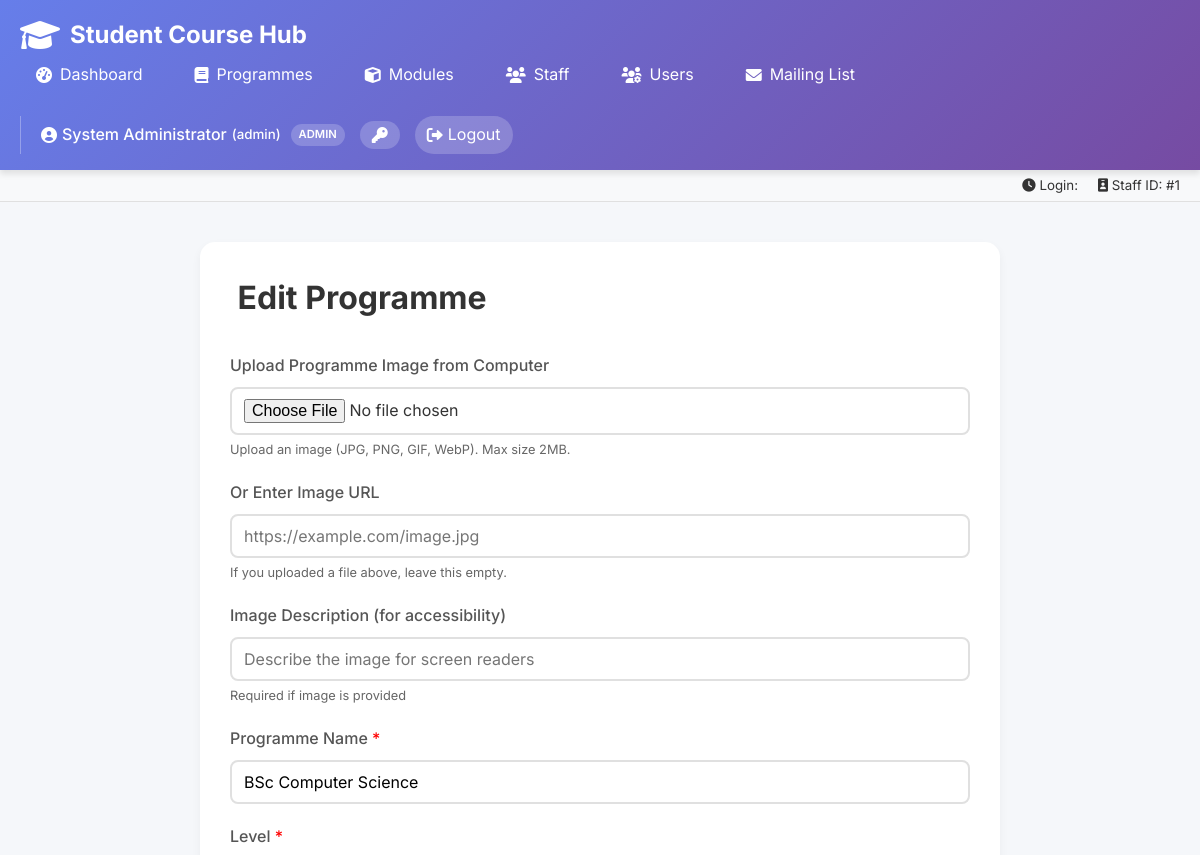
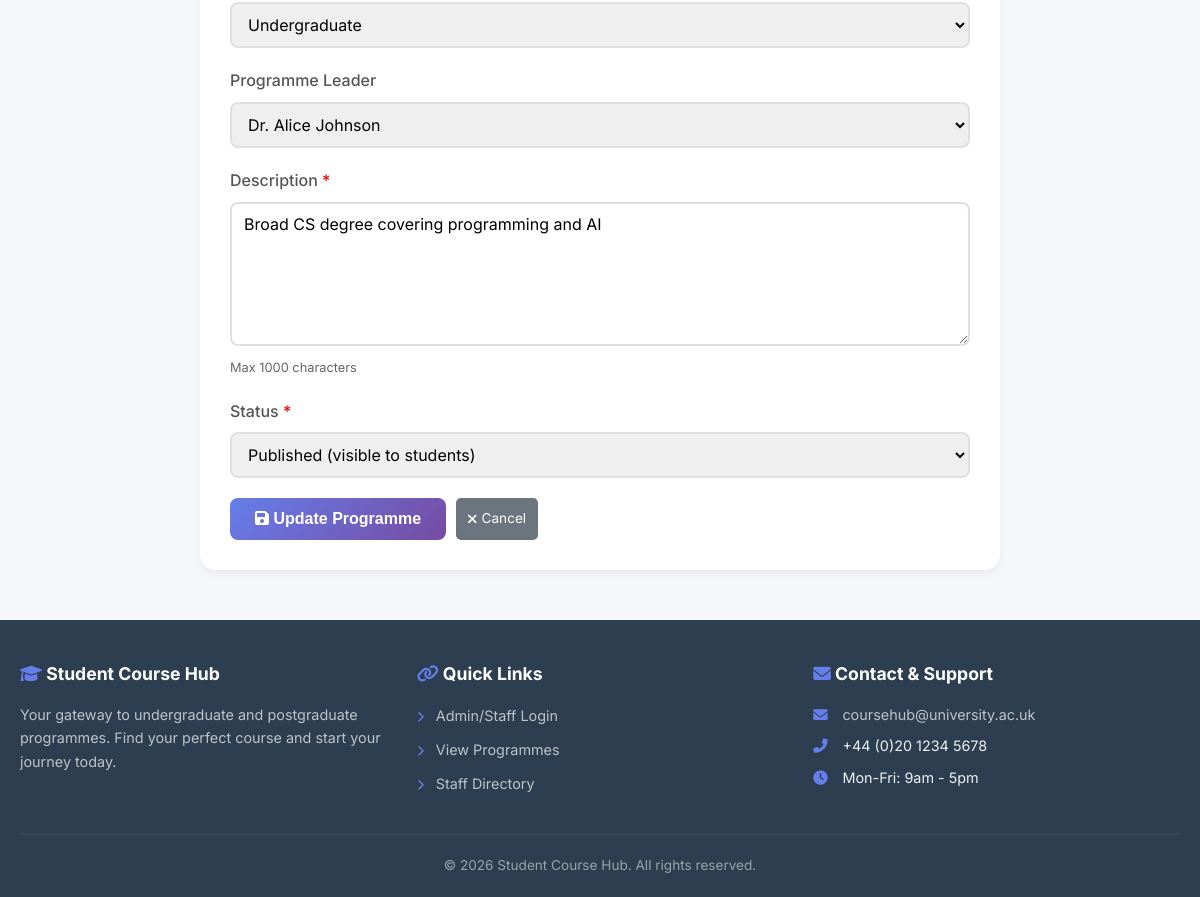
/admin/edit-programme.php?id=1 (signed in), run on the app's committed database (2 pictures, top to bottom).
### tables this page shows
CREATE TABLE Programmes (
    ProgrammeID INT PRIMARY KEY AUTO_INCREMENT,
    ProgrammeName VARCHAR(150) NOT NULL,
    LevelID INT,
    ProgrammeLeaderID INT,
    Description TEXT,
    Image VARCHAR(255),
    ImageAlt TEXT,
    Status ENUM('published','draft') DEFAULT 'draft',
    CreatedAt TIMESTAMP DEFAULT CURRENT_TIMESTAMP,
    UpdatedAt TIMESTAMP DEFAULT CURRENT_TIMESTAMP ON UPDATE CURRENT_TIMESTAMP,
    FOREIGN KEY (LevelID) REFERENCES Levels(LevelID),
    FOREIGN KEY (ProgrammeLeaderID) REFERENCES Staff(StaffID)
);

CREATE TABLE Levels (
    LevelID INT PRIMARY KEY,
    LevelName VARCHAR(50) NOT NULL
);

CREATE TABLE Staff (
    StaffID INT PRIMARY KEY,
    Name VARCHAR(100) NOT NULL,
    Title VARCHAR(100),
    Bio TEXT,
    Department VARCHAR(100),
    Photo VARCHAR(255),
    Email VARCHAR(100)
);

### admin/edit-programme.php (the view, shortened to what this page needs)
<?php
require_once '../includes/config.php';
$id = isset($_GET['id']) ? (int)$_GET['id'] : 0;
if ($id == 0) {
    $programme = [
        'ProgrammeID' => 0,
        'ProgrammeName' => '',
        'LevelID' => '',
        'ProgrammeLeaderID' => '',
        'Description' => '',
        'Image' => '',
        'ImageAlt' => '',
        'Status' => 'draft'
    ];
} else {
    $stmt = mysqli_prepare($conn, "SELECT * FROM Programmes WHERE ProgrammeID = ?");
    mysqli_stmt_bind_param($stmt, "i", $id);
    mysqli_stmt_execute($stmt);
    $result = mysqli_stmt_get_result($stmt);
    $programme = mysqli_fetch_assoc($result);
}
include '../includes/header.php';
$levels = mysqli_query($conn, "SELECT * FROM Levels ORDER BY LevelName");
$staff = mysqli_query($conn, "SELECT * FROM Staff ORDER BY Name");
?>
<div class="form-container" style="max-width: 800px; margin: 0 auto; background: white; padding: 30px; border-radius: 15px; box-shadow: 0 4px 10px rgba(0,0,0,0.05);">
    <h1 style="margin-bottom: 30px;">
        <?php echo $id == 0 ? 'Add New' : 'Edit'; ?> Programme
    </h1>
    <form method="POST" action="<?php echo BASE_PATH; ?>admin/process-programme.php" enctype="multipart/form-data">
        <div class="form-group">
            <label for="programme_image">Upload Programme Image from Computer</label>
            <input type="file" id="programme_image" name="programme_image" accept="image/jpeg,image/png,image/gif,image/webp">
            <small>Upload an image (JPG, PNG, GIF, WebP). Max size 2MB.</small>
        </div>
        <div class="form-group">
            <label for="image">Or Enter Image URL</label>
            <input type="url" id="image" name="image"
                   value="<?php echo htmlspecialchars($programme['Image'] ?? ''); ?>"
                   placeholder="https://example.com/image.jpg" maxlength="255">
            <small>If you uploaded a file above, leave this empty.</small>
        </div>
        <div class="form-group">
            <label for="imageAlt">Image Description (for accessibility)</label>
            <input type="text" id="imageAlt" name="imageAlt"
                   value="<?php echo htmlspecialchars($programme['ImageAlt'] ?? ''); ?>"
                   placeholder="Describe the image for screen readers" maxlength="255">
            <small>Required if image is provided</small>
        </div>
        <div class="form-group">
            <label for="programmeName">Programme Name <span style="color: red;">*</span></label>
            <input type="text" id="programmeName" name="programmeName" required
                   value="<?php echo htmlspecialchars($programme['ProgrammeName']); ?>"
                   placeholder="e.g., BSc Computer Science" maxlength="150">
        </div>
        <div class="form-group">
            <label for="levelId">Level <span style="color: red;">*</span></label>
            <select id="levelId" name="levelId" required>
                <?php while ($level = mysqli_fetch_assoc($levels)): ?>
                    <option value="<?php echo $level['LevelID']; ?>"
                        <?php echo $level['LevelID'] == $programme['LevelID'] ? 'selected' : ''; ?>>
                        <?php echo htmlspecialchars($level['LevelName']); ?>
                    </option>
                <?php endwhile; ?>
            </select>
        </div>
        <div class="form-group">
            <label for="programmeLeader">Programme Leader</label>
            <select id="programmeLeader" name="programmeLeader">
                <?php
                mysqli_data_seek($staff, 0);
                while ($s = mysqli_fetch_assoc($staff)):
                ?>
                    <option value="<?php echo $s['StaffID']; ?>"
                        <?php echo $s['StaffID'] == $programme['ProgrammeLeaderID'] ? 'selected' : ''; ?>>
                        <?php echo htmlspecialchars($s['Name']); ?>
                    </option>
                <?php endwhile; ?>
            </select>
        </div>
        <div class="form-group">
            <label for="description">Description <span style="color: red;">*</span></label>
            <textarea id="description" name="description" required rows="6" maxlength="1000"
                      placeholder="Enter programme description"><?php echo htmlspecialchars($programme['Description']); ?></textarea>
            <small>Max 1000 characters</small>
        </div>
        <div class="form-group">
            <label for="status">Status <span style="color: red;">*</span></label>
            <select id="status" name="status" required>
                <option value="published" <?php echo $programme['Status'] == 'published' ? 'selected' : ''; ?>>Published (visible to students)</option>
            </select>
        </div>
        <div style="display: flex; gap: 10px; margin-top: 20px;">
            <button type="submit" class="submit-btn">
                <i class="fas fa-save"></i> <?php echo $id == 0 ? 'Save' : 'Update'; ?> Programme
            </button>
            <a href="<?php echo BASE_PATH; ?>admin/programmes.php" class="view-btn" style="background: #6c757d;">
                <i class="fas fa-times"></i> Cancel
            </a>
        </div>
    </form>
</div>
<?php include '../includes/footer.php'; ?>

### css/admin_style.css (style rules this page uses)
* { margin: 0; padding: 0; box-sizing: border-box; }
body { font-family: 'Inter', sans-serif; background: #f5f7fa; color: #333; line-height: 1.6; }
.submit-btn { background: linear-gradient(135deg, #667eea 0%, #764ba2 100%); color: white; border: none; padding: 12px 25px; border-radius: 8px; font-size: 1rem; font-weight: 600; cursor: pointer; transition: all 0.3s; }
.edit-btn, .delete-btn, .view-btn { padding: 6px 12px; border: none; border-radius: 5px; cursor: pointer; font-size: 0.85rem; transition: all 0.2s ease; text-decoration: none; display: inline-flex; align-items: center; gap: 5px; }
.view-btn { background: #17a2b8; color: white; }
.form-group { margin-bottom: 20px; }
.form-group label { display: block; margin-bottom: 8px; font-weight: 500; color: #555; }
.form-group input, .form-group select, .form-group textarea { width: 100%; padding: 10px 12px; border: 2px solid #e0e0e0; border-radius: 8px; font-size: 1rem; font-family: 'Inter', sans-serif; transition: all 0.3s; }
.form-group textarea { min-height: 100px; resize: vertical; }
.form-group small { display: block; color: #666; font-size: 0.8rem; margin-top: 5px; }

### data on the page
programmes: programmeName "BSc Computer Science", levelId "Undergraduate", programmeLeader "Dr. Alice Johnson", description "Broad CS degree covering programming and AI", status "Published (visible to students)"

### other printed values
$current_user_name "System Administrator"
$staff_name "admin"
$current_user_role "ADMIN"
$staff_id "1"
